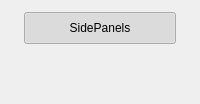
         <widget class="QWidget" name="sidePanelsShortcutsScrollAreaContents">
          <layout class="QVBoxLayout" name="sidePanelsShortcutsScrollAreaContentsLayout">
           <property name="leftMargin">
            <number>12</number>
           </property>
           <property name="topMargin">
            <number>12</number>
           </property>
           <property name="rightMargin">
            <number>12</number>
           </property>
           <property name="bottomMargin">
            <number>12</number>
           </property>
           <property name="alignment">
            <set>Qt::AlignTop</set>
           </property>
           <item>
            <widget class="QWidget" name="sidePanelsCategoryPane">
             <property name="sizePolicy">
              <sizepolicy hsizetype="Preferred" vsizetype="Fixed">
               <horstretch>0</horstretch>
               <verstretch>0</verstretch>
              </sizepolicy>
             </property>
             <layout class="QGridLayout" name="sidePanelsCategoryPaneLayout">
              <property name="leftMargin">
               <number>12</number>
              </property>
              <property name="topMargin">
               <number>0</number>
              </property>
              <property name="rightMargin">
               <number>12</number>
              </property>
              <property name="bottomMargin">
               <number>0</number>
              </property>
              <property name="horizontalSpacing">
               <number>0</number>
              </property>
              <property name="verticalSpacing">
               <number>0</number>
              </property>
              <item row="0" column="0">
               <widget class="QFrame" name="sidePanelsPaneContents">
                <property name="frameShape">
                 <enum>QFrame::NoFrame</enum>
                </property>
                <property name="minimumSize">
                 <size>
                  <width>0</width>
                  <height>0</height>
                 </size>
                </property>
                <layout class="QVBoxLayout" name="sidePanelsPaneContentsLayout">
                 <property name="leftMargin">
                  <number>12</number>
                 </property>
                 <property name="topMargin">
                  <number>28</number>
                 </property>
                 <property name="rightMargin">
                  <number>12</number>
                 </property>
                 <property name="bottomMargin">
                  <number>12</number>
                 </property>
                 <item>
                  <widget class="QWidget" name="sidePanelsShortcutsList">
                   <layout class="QVBoxLayout" name="sidePanelsShortcutsListLayout">
                    <property name="spacing">
                     <number>6</number>
                    </property>
                    <property name="leftMargin">
                     <number>0</number>
                    </property>
                    <property name="topMargin">
                     <number>0</number>
                    </property>
                    <property name="rightMargin">
                     <number>0</number>
                    </property>
                    <property name="bottomMargin">
                     <number>0</number>
                    </property>
                   </layout>
                  </widget>
                 </item>
                </layout>
               </widget>
              </item>
              <item row="0" column="0" alignment="Qt::AlignTop">
               <widget class="QPushButton" name="sidePanelsPaneHeaderButton">
                <property name="sizePolicy">
                 <sizepolicy hsizetype="Expanding" vsizetype="Fixed">
                  <horstretch>0</horstretch>
                  <verstretch>0</verstretch>
                 </sizepolicy>
                </property>
                <property name="minimumSize">
                 <size>
                  <width>0</width>
                  <height>32</height>
                 </size>
                </property>
                <property name="maximumSize">
                 <size>
                  <width>16777215</width>
                  <height>32</height>
                 </size>
                </property>
                <property name="text">
                 <string>SidePanels</string>
                </property>
                <property name="checkable">
                 <bool>true</bool>
                </property>
                <property name="checked">
                 <bool>true</bool>
                </property>
               </widget>
              </item>
             </layout>
            </widget>
           </item>
           <item>
            <spacer name="sidePanelsShortcutsBottomSpacer">
             <property name="orientation">
              <enum>Qt::Vertical</enum>
             </property>
             <property name="sizeHint" stdset="0">
              <size>
               <width>20</width>
               <height>40</height>
              </size>
             </property>
            </spacer>
           </item>
          </layout>
         </widget>
